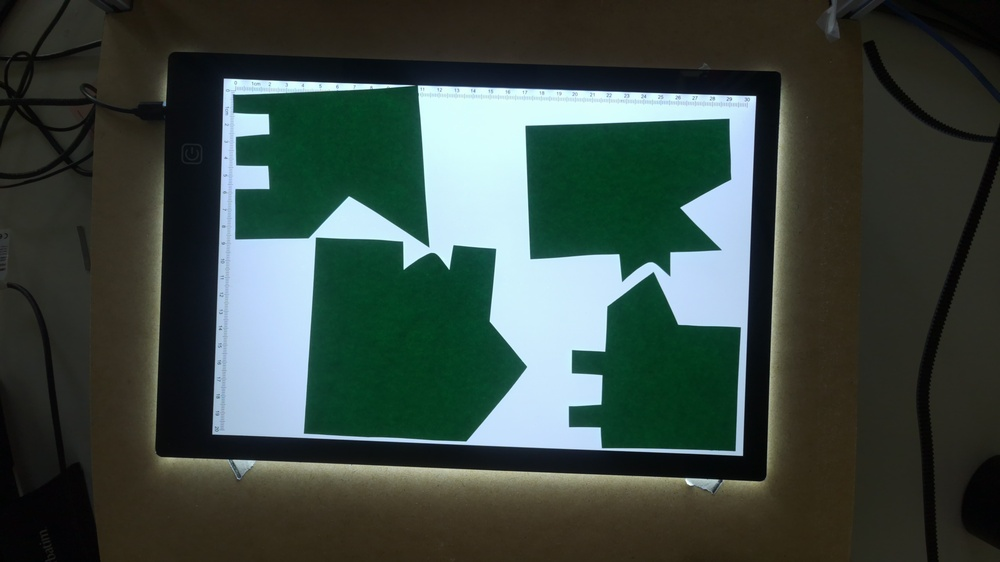
#> input picture images/new/test.jpg, 1000 x 562 px, shrunk from 4608 x 2592 before the run
$ python a4_finder_border.py ../../images/new/test.jpg
#> lines starting #> are read from the running program, lines starting #| are printed output that depends on the picture; after the words box and inside, x2 and y2 are one past the last pixel; in counts of white or black regions, pixels touching at a corner belong together
#> in main, image is the input picture: shape (562, 1000, 3); mean B, G, R 65.6, 72.5, 58.5
### solver-v2/puzzle_finder/a4_finder.py
"""Detect and rectify A4 paper regions in images."""

from __future__ import annotations

from dataclasses import dataclass
from pathlib import Path
from typing import Optional, Union

import cv2
import numpy as np


A4_ASPECT_RATIO = 297.0 / 210.0  # long side / short side


@dataclass
class A4Detection:
    """Represents a detected A4 sheet in image coordinates."""

    corners: np.ndarray  # shape (4, 2), ordered TL, TR, BR, BL
    contour_area: float
    aspect_ratio: float


def _order_corners(points: np.ndarray) -> np.ndarray:
    """Order corner points clockwise: top-left, top-right, bottom-right, bottom-left."""
    pts = points.astype(np.float32)
    s = pts.sum(axis=1)
    diff = np.diff(pts, axis=1).reshape(-1)

    top_left = pts[np.argmin(s)]
    bottom_right = pts[np.argmax(s)]
    top_right = pts[np.argmin(diff)]
    bottom_left = pts[np.argmax(diff)]

    return np.array([top_left, top_right, bottom_right, bottom_left], dtype=np.float32)


# [163 lines left out: functions _build_white_mask, detect_a4_area, not called in this run]


def warp_a4_region(image: np.ndarray, detection: A4Detection) -> np.ndarray:
    """
    Perspective-rectify the detected A4 sheet.

    Keeps the detected scale (in pixels) while forcing A4 proportions.
    """
    corners = detection.corners.astype(np.float32)
    tl, tr, br, bl = corners

    top_w = np.linalg.norm(tr - tl)
    bottom_w = np.linalg.norm(br - bl)
    left_h = np.linalg.norm(bl - tl)
    right_h = np.linalg.norm(br - tr)

    observed_w = max(top_w, bottom_w)
    observed_h = max(left_h, right_h)

    if observed_w >= observed_h:
        out_w = int(max(50, round(observed_w)))
        out_h = int(max(50, round(out_w / A4_ASPECT_RATIO)))
    else:
        out_h = int(max(50, round(observed_h)))
        out_w = int(max(50, round(out_h / A4_ASPECT_RATIO)))

    dst = np.array(
        [
            [0, 0],
            [out_w - 1, 0],
            [out_w - 1, out_h - 1],
            [0, out_h - 1],
        ],
        dtype=np.float32,
    )

    matrix = cv2.getPerspectiveTransform(corners, dst)
    return cv2.warpPerspective(image, matrix, (out_w, out_h))

### solver-v3/puzzle_finder/a4_finder_border.py
"""Detect and rectify A4 area using a green border contour."""

from __future__ import annotations

import argparse
from pathlib import Path
from typing import Optional, Union

import cv2
import numpy as np

if __package__ in (None, ""):
    from a4_finder import A4_ASPECT_RATIO, A4Detection, _order_corners, warp_a4_region
else:
    from .a4_finder import A4_ASPECT_RATIO, A4Detection, _order_corners, warp_a4_region


def _build_green_mask(
    image: np.ndarray,
    debug_dir: Optional[Union[str, Path]] = None,
) -> np.ndarray:
    """
    Build a binary mask for green border markings.

    The range is intentionally broad to tolerate lighting differences.
    """
    debug_path = Path(debug_dir) if debug_dir else None
    hsv = cv2.cvtColor(image, cv2.COLOR_BGR2HSV)
#> hsv: shape (562, 1000, 3); mean H, S, V 57.1, 103.9, 77.7

    lower_green = np.array([35, 45, 40], dtype=np.uint8)
    upper_green = np.array([95, 255, 255], dtype=np.uint8)
    green_mask = cv2.inRange(hsv, lower_green, upper_green)
#> green_mask: shape (562, 1000); 20.1% white; 395 white regions (332 under 20 px), largest, box (x1, y1, x2, y2) and area: (304, 236, 528, 442) 36725, (522, 116, 731, 280) 25970, (234, 86, 448, 246) 24847

    # Connect fragmented border segments while suppressing tiny noise.
    close_kernel = cv2.getStructuringElement(cv2.MORPH_RECT, (9, 9))
    open_kernel = cv2.getStructuringElement(cv2.MORPH_RECT, (3, 3))
    green_mask = cv2.morphologyEx(green_mask, cv2.MORPH_CLOSE, close_kernel, iterations=2)
#> green_mask: shape (562, 1000); 22.2% white; 118 white regions (59 under 20 px), largest, box (x1, y1, x2, y2) and area: (230, 80, 741, 451) 113163, (861, 231, 912, 291) 1234, (922, 116, 1000, 184) 1099
    green_mask = cv2.morphologyEx(green_mask, cv2.MORPH_OPEN, open_kernel, iterations=1)
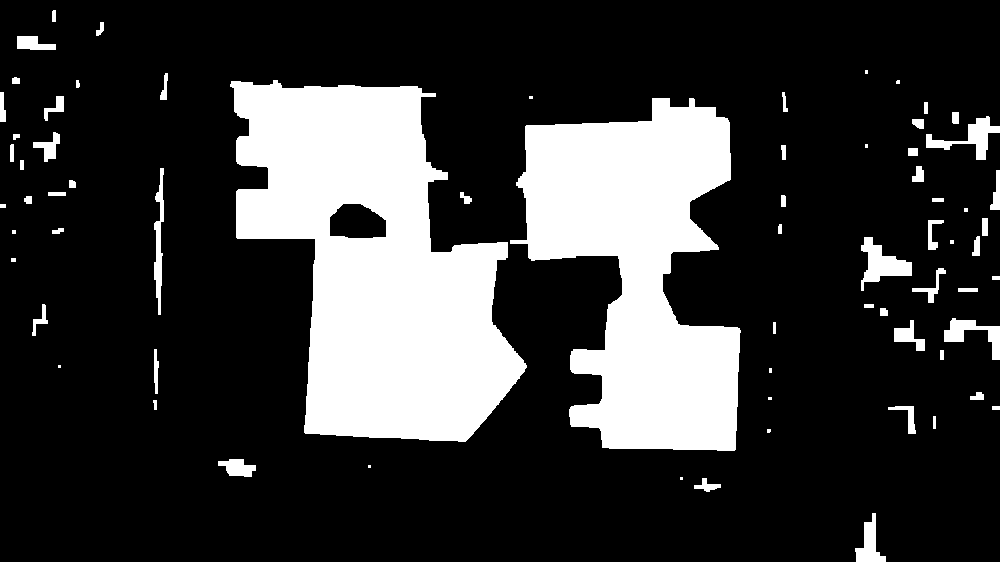
#> green_mask: shape (562, 1000); 22% white; 70 white regions (13 under 20 px)

    if debug_path:
        cv2.imwrite(str(debug_path / "02_green_mask.png"), green_mask)
    return green_mask


def detect_a4_border_area(
    image: np.ndarray,
    min_image_coverage: float = 0.03,
    debug_dir: Optional[Union[str, Path]] = None,
) -> Optional[A4Detection]:
    """
    Detect the dominant A4 region framed by a green border.

    Args:
        image: BGR image.
        min_image_coverage: Minimum contour area as fraction of full image.
        debug_dir: If set, save debug images.

    Returns:
        A4Detection if found, else None.
    """
    debug_path = Path(debug_dir) if debug_dir else None
    if debug_path:
        debug_path.mkdir(parents=True, exist_ok=True)
        cv2.imwrite(str(debug_path / "01_input.png"), image)

    mask = _build_green_mask(image, debug_dir=debug_dir)
    contours, hierarchy = cv2.findContours(mask, cv2.RETR_TREE, cv2.CHAIN_APPROX_SIMPLE)
#> contours = 71 contours, 16 with area under 20; largest, box (x1, y1, x2, y2) and area: (230, 80, 527, 442) 65336, (510, 98, 741, 451) 47938, (329, 203, 387, 239) 1638, (861, 237, 912, 291) 1124, (926, 116, 1000, 160) 920

    if not contours or hierarchy is None:
        return None
    hierarchy = hierarchy[0]

    img_area = float(image.shape[0] * image.shape[1])
#> img_area = 562000
    min_area = img_area * float(min_image_coverage)
#> min_area = 16860

    best_detection = None
    best_contour = None
    best_score = float("inf")
    contours_min_area = []
    contours_a4_ratio = []
    contours_inner = []
    contours_outer = []

    def _consider_contour(contour: np.ndarray, contour_weight: float) -> None:
        nonlocal best_detection, best_contour, best_score

        area = cv2.contourArea(contour)
        if area < min_area:
            return
        contours_min_area.append(contour)

        rect = cv2.minAreaRect(contour)
        w, h = rect[1]
        if w <= 1 or h <= 1:
            return

        ratio = max(w, h) / min(w, h)
        if ratio < 1.18 or ratio > 1.75:
            return
        contours_a4_ratio.append(contour)

        ratio_error = abs(ratio - A4_ASPECT_RATIO)
        area_bonus = area / img_area
        score = ratio_error - 0.4 * area_bonus + contour_weight

        if score < best_score:
            peri = cv2.arcLength(contour, True)
            approx = cv2.approxPolyDP(contour, 0.02 * peri, True)
            if len(approx) == 4:
                corners = approx.reshape(4, 2)
            else:
                corners = cv2.boxPoints(rect)

            best_detection = A4Detection(
                corners=_order_corners(corners),
                contour_area=float(area),
                aspect_ratio=float(ratio),
            )
            best_contour = contour
            best_score = score

    inner_indices = []
    outer_indices = []
    for idx, relation in enumerate(hierarchy):
        parent_idx = int(relation[3])
        if parent_idx >= 0:
            inner_indices.append(idx)
        else:
            outer_indices.append(idx)
#> this loop made 71 passes
#> (relation, parent_idx) on passes 1 to 12: ([1, -1, -1, -1], -1), ([2, 0, -1, -1], -1), ([3, 1, -1, -1], -1), ([4, 2, -1, -1], -1), ([5, 3, -1, -1], -1), ([6, 4, -1, -1], -1), ([7, 5, -1, -1], -1), ([8, 6, -1, -1], -1), ([9, 7, -1, -1], -1), ([10, 8, -1, -1], -1), ([11, 9, -1, -1], -1), ([12, 10, -1, -1], -1)
#> parent_idx on passes 61 to 66: -1, -1, -1, 62, -1, -1
#> after the loop, inner_indices = [63]; outer_indices = 70 values from 0 to 70

    # Prefer hole contours (inside border), then fallback to outer border if needed.
    for idx in inner_indices:
        contour = contours[idx]
        contours_inner.append(contour)
        _consider_contour(contour, contour_weight=0.0)
#> this loop made 1 pass
#> (idx, area in _consider_contour) on pass 1: (63, 1637.5)
#> after the loop, contours_inner = 1 contour; box (x1, y1, x2, y2) and area: (329, 203, 387, 239) 1638

    if best_detection is None:
        for idx in outer_indices:
            contour = contours[idx]
            contours_outer.append(contour)
            _consider_contour(contour, contour_weight=0.06)
#> this loop made 70 passes
#> area in _consider_contour on passes 1, 2, 5, 9, 10, 12, 16, 18, 19, 20, 22, 25: 631.5, 137.5, 399, 202, 20.5, 64, 116.5, 366.5, 786, 45.5, 127.5, 209.5
#> (contour, area in _consider_contour) on passes 7, 8, 15, 17, 21, 23: ([[933, 416], [933, 428], [935, 428], [935, 416]], 24), ([[992, 406], [992, 409], [999, 409], [999, 406]], 21), ([[940, 350], [940, 359], [943, 359], [943, 350]], 27), ([[773, 322], [773, 333], [775, 333], [775, 322]], 22), ([[864, 304], [864, 307], [873, 307], [873, 304]], 27), ([[958, 288], [958, 291], [977, 291], [977, 288]], 57)
#> after the loop, contours_outer = 70 contours, 16 with area under 20; largest, box (x1, y1, x2, y2) and area: (230, 80, 527, 442) 65336, (510, 98, 741, 451) 47938, (861, 237, 912, 291) 1124, (926, 116, 1000, 160) 920, (944, 318, 1000, 360) 786

    if debug_path:
        vis_all = cv2.cvtColor(mask, cv2.COLOR_GRAY2BGR)
#> vis_all: shape (562, 1000, 3); 22% white; 70 white regions (13 under 20 px), largest, box (x1, y1, x2, y2) and area: (230, 80, 527, 442) 64470, (510, 98, 741, 451) 48649, (861, 237, 912, 291) 1228
        cv2.drawContours(vis_all, contours, -1, (0, 255, 0), 2)
        cv2.putText(
            vis_all,
            f"contours: {len(contours)}",
            (10, 30),
            cv2.FONT_HERSHEY_SIMPLEX,
            1,
            (0, 255, 0),
            2,
        )
        cv2.imwrite(str(debug_path / "03_contours_all.png"), vis_all)

        vis_inner_outer = cv2.cvtColor(mask, cv2.COLOR_GRAY2BGR)
        if contours_inner:
            cv2.drawContours(vis_inner_outer, contours_inner, -1, (0, 255, 255), 2)
        if contours_outer:
            cv2.drawContours(vis_inner_outer, contours_outer, -1, (255, 0, 0), 2)
        cv2.putText(
            vis_inner_outer,
            f"inner={len(contours_inner)} outer={len(contours_outer)}",
            (10, 30),
            cv2.FONT_HERSHEY_SIMPLEX,
            0.7,
            (0, 255, 0),
            2,
        )
        cv2.imwrite(str(debug_path / "03b_inner_outer.png"), vis_inner_outer)

    if debug_path:
        vis_min = cv2.cvtColor(mask, cv2.COLOR_GRAY2BGR)
        cv2.drawContours(vis_min, contours_min_area, -1, (0, 255, 0), 2)
        cv2.putText(
            vis_min,
            f"min_area>={min_area:.0f} ({len(contours_min_area)})",
            (10, 30),
            cv2.FONT_HERSHEY_SIMPLEX,
            0.8,
            (0, 255, 0),
            2,
        )
        cv2.imwrite(str(debug_path / "04_contours_min_area.png"), vis_min)

        vis_ratio = cv2.cvtColor(mask, cv2.COLOR_GRAY2BGR)
        cv2.drawContours(vis_ratio, contours_a4_ratio, -1, (0, 255, 0), 2)
        cv2.putText(
            vis_ratio,
            f"A4 ratio 1.18-1.75 ({len(contours_a4_ratio)})",
            (10, 30),
            cv2.FONT_HERSHEY_SIMPLEX,
            0.8,
            (0, 255, 0),
            2,
        )
#> vis_ratio: shape (562, 1000, 3); mean B, G, R 53.4, 58.2, 53.4
        cv2.imwrite(str(debug_path / "05_contours_a4_ratio.png"), vis_ratio)

        vis_final = image.copy()
        if best_contour is not None and best_detection is not None:
            cv2.drawContours(vis_final, [best_contour], -1, (0, 255, 0), 3)
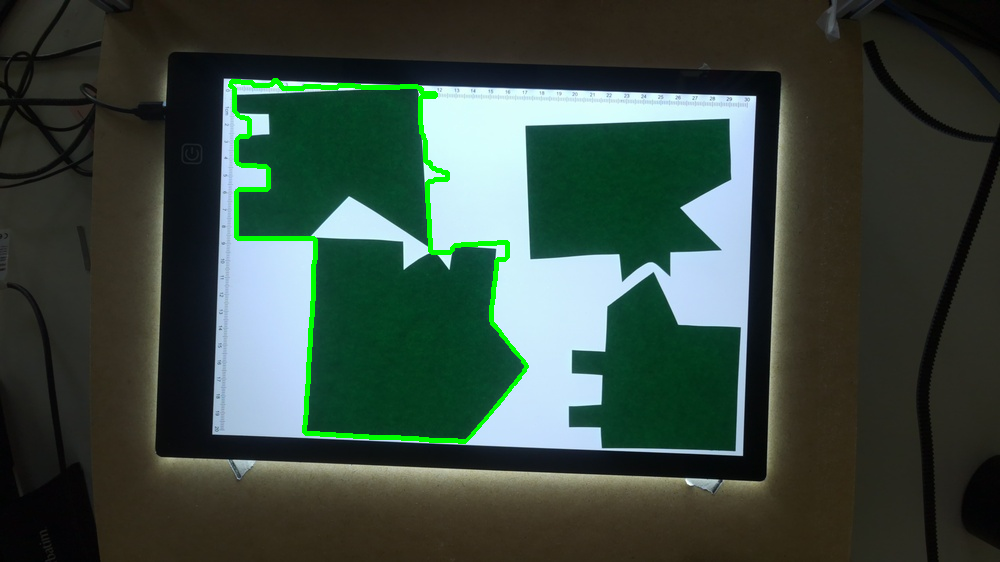
#> vis_final: shape (562, 1000, 3); 1.22% of pixels changed, all inside (x1, y1, x2, y2) = (228, 78, 529, 444)
            for idx, pt in enumerate(best_detection.corners.astype(int)):
                cv2.circle(vis_final, tuple(pt), 8, (0, 0, 255), -1)
                cv2.putText(
                    vis_final,
                    str(idx),
                    (int(pt[0]) + 10, int(pt[1]) - 10),
                    cv2.FONT_HERSHEY_SIMPLEX,
                    0.7,
                    (255, 255, 0),
                    2,
                )
#> this loop made 4 passes
#> pt on passes 1 to 4: [212, 83], [476, 43], [536, 430], [272, 470]
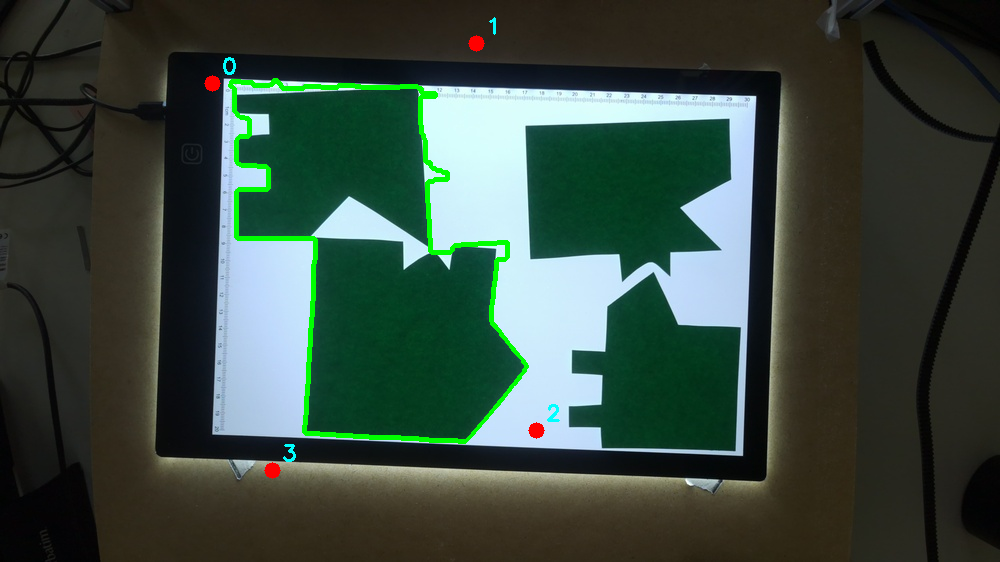
#> vis_final: shape (562, 1000, 3); 0.21% of pixels changed, all inside (x1, y1, x2, y2) = (204, 17, 560, 479)
            cv2.putText(
                vis_final,
                f"ratio={best_detection.aspect_ratio:.3f}",
                (10, 30),
                cv2.FONT_HERSHEY_SIMPLEX,
                0.8,
                (0, 255, 255),
                2,
            )
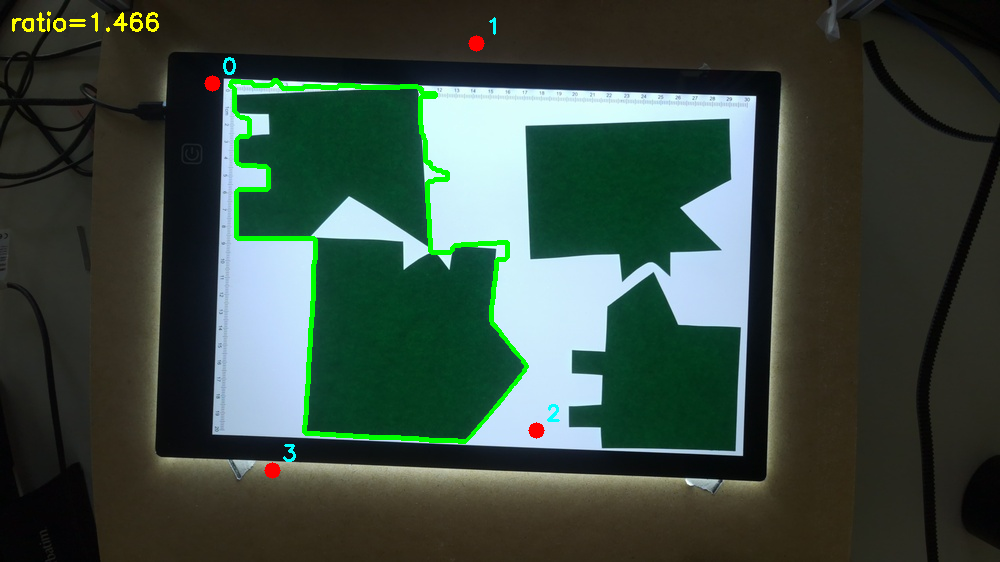
#> vis_final: shape (562, 1000, 3); 0.17% of pixels changed, all inside (x1, y1, x2, y2) = (12, 11, 159, 32)
        else:
            cv2.putText(
                vis_final,
                "No A4 candidate",
                (10, 30),
                cv2.FONT_HERSHEY_SIMPLEX,
                0.8,
                (0, 0, 255),
                2,
            )
        cv2.imwrite(str(debug_path / "06_a4_detected.png"), vis_final)

    return best_detection


def main() -> int:
    parser = argparse.ArgumentParser(
        description="Detect and rectify A4 area from green border."
    )
    parser.add_argument("image_path", help="Input image path")
    parser.add_argument(
        "--output-dir",
        default="solver-v2/puzzle_finder/output/border",
        help="Directory for output and debug images (default: solver-v2/puzzle_finder/output/border)",
    )
    parser.add_argument(
        "--no-debug",
        action="store_true",
        help="Do not save step-by-step debug images",
    )
    args = parser.parse_args()

    image = cv2.imread(args.image_path)
    if image is None:
        print(f"Could not load image: {args.image_path}")
        return 1

    output_dir = Path(args.output_dir)
    output_dir.mkdir(parents=True, exist_ok=True)
    debug_dir = None if args.no_debug else output_dir

    detection = detect_a4_border_area(image, debug_dir=debug_dir)
    if detection is None:
        print("No A4-like green border detected.")
        if debug_dir:
            print(f"Check debug images in: {output_dir}")
        return 2

    annotated = image.copy()
    corners = detection.corners.astype(int)
#> corners = [[212, 83], [476, 43], [536, 430], [272, 470]]
    cv2.polylines(annotated, [corners], isClosed=True, color=(0, 255, 0), thickness=3)
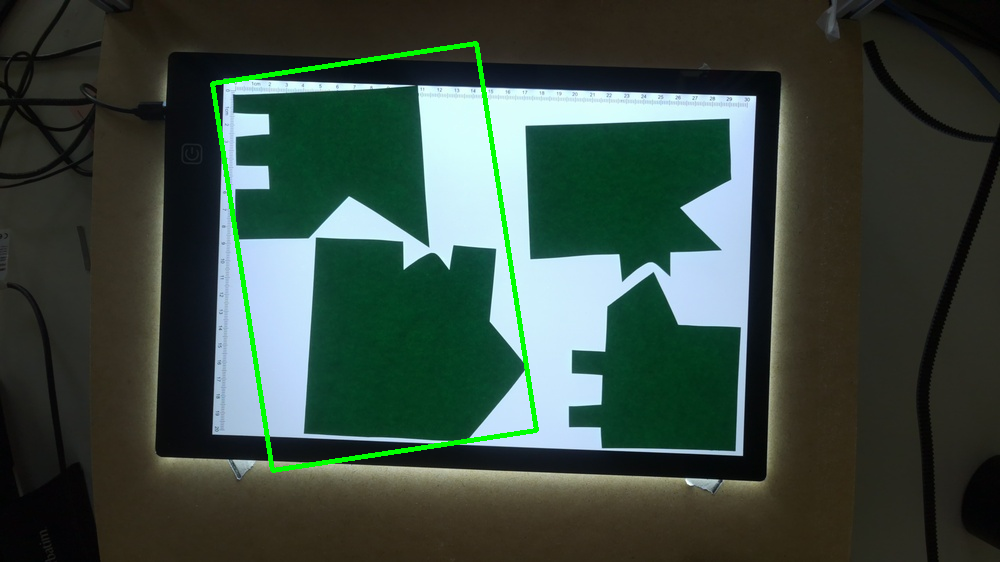
#> annotated: shape (562, 1000, 3); 1.14% of pixels changed, all inside (x1, y1, x2, y2) = (210, 41, 539, 473)
    for idx, pt in enumerate(corners):
        cv2.circle(annotated, tuple(pt), 6, (0, 0, 255), -1)
        cv2.putText(
            annotated,
            str(idx),
            (int(pt[0]) + 8, int(pt[1]) - 8),
            cv2.FONT_HERSHEY_SIMPLEX,
            0.6,
            (255, 0, 0),
            2,
        )
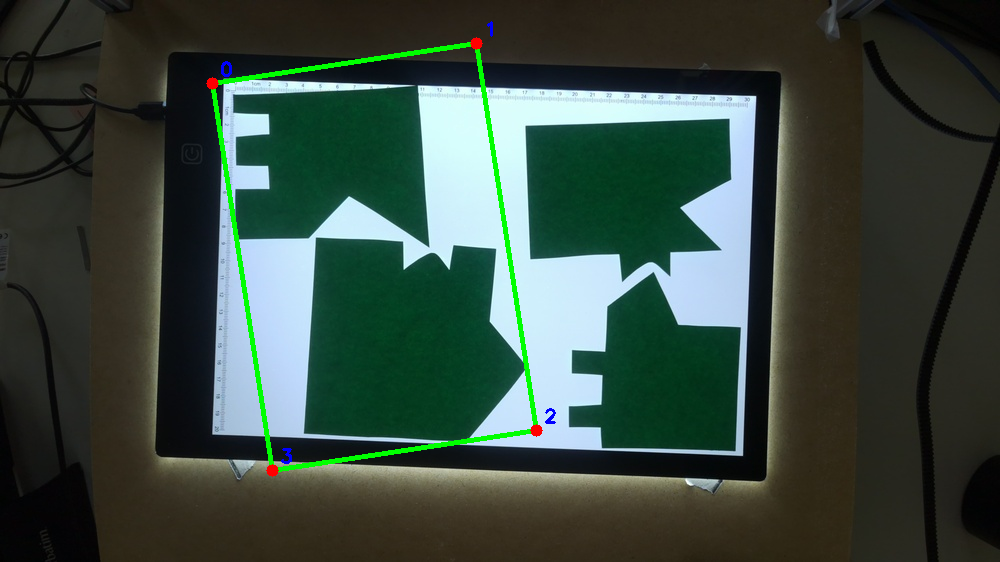
#> annotated: shape (562, 1000, 3); 0.14% of pixels changed, all inside (x1, y1, x2, y2) = (206, 21, 556, 477)

    rectified = warp_a4_region(image, detection)
#> in warp_a4_region, `matrix = cv2.getPerspectiveTransform(corners, dst)`: matrix = [[1.02, -0.158, -203.6], [0.152, 0.987, -115.2], [1.55e-19, 1.09e-19, 1]]
#> in warp_a4_region, `return cv2.warpPerspective(image, matrix, (out_w, out_h))`:
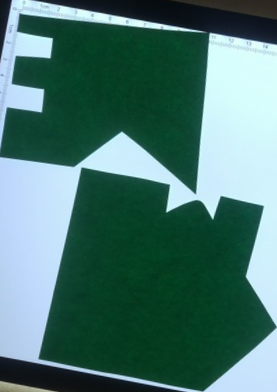
#> returned value: shape (392, 277, 3); mean of channels 0, 1, 2 113.1, 119.7, 76.5; drawn as B, G, R

    annotated_path = output_dir / "a4_border_detected.png"
    rectified_path = output_dir / "a4_border_rectified.png"
    cv2.imwrite(str(annotated_path), annotated)
    cv2.imwrite(str(rectified_path), rectified)

    print("A4 green border detected.")
    print(f"Aspect ratio: {detection.aspect_ratio:.3f}")
#| Aspect ratio: 1.466
    print(f"Contour area: {detection.contour_area:.0f}px")
#| Contour area: 65336px
    print(f"Output: {output_dir}")
    print(f"  Annotated: {annotated_path.name}")
    print(f"  Rectified: {rectified_path.name}")
    return 0


if __name__ == "__main__":
    raise SystemExit(main())
#> (the program exits here)
